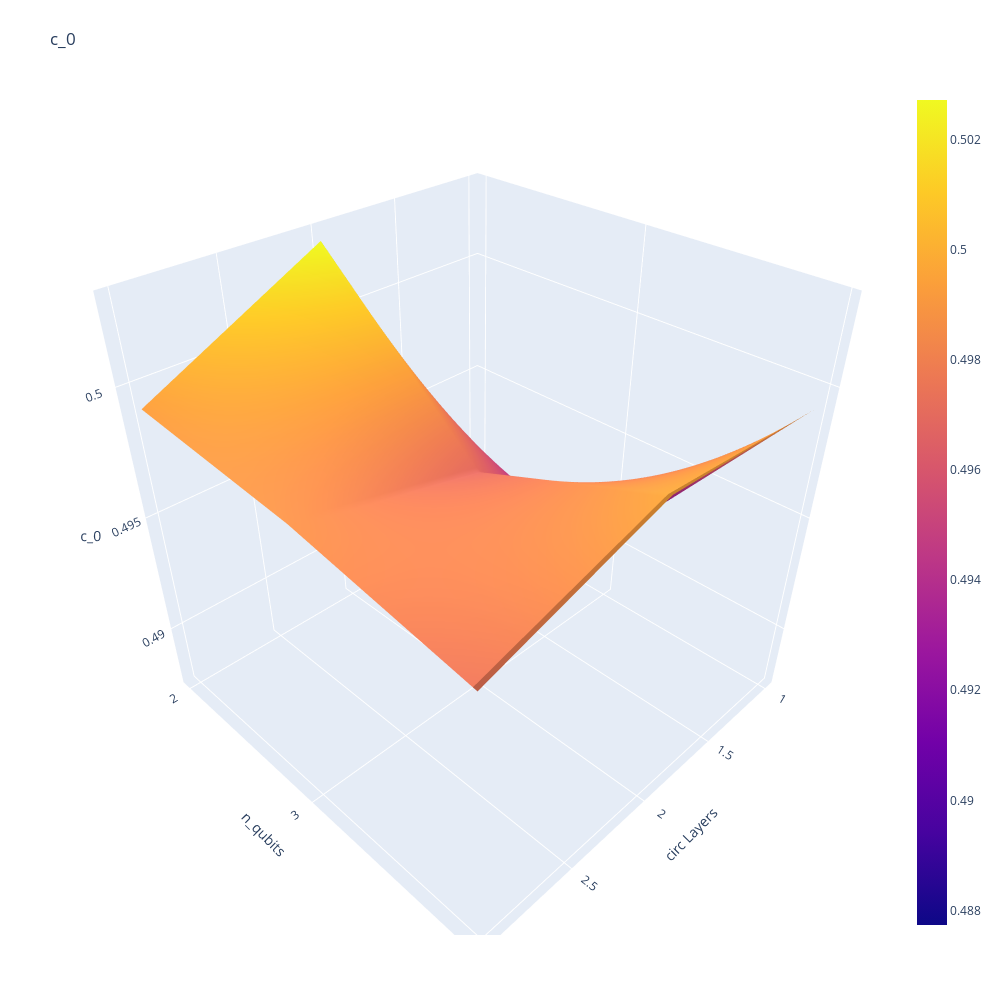

Source (notebook cell):
### Code cell
z = df.values
x = df.index.values  # circuit_layers
y = df.columns.values.astype(str)  # n_qubits, converted to strings to match your DataFrame



fig = go.Figure(data=[go.Surface(z=z, x=x, y=y)])

fig.update_layout(
    title=f"c_{freq}",  # Using f-string to dynamically set title
    autosize=False,
    width=1000,
    height=1000,
    margin=dict(l=65, r=50, b=65, t=90),
    scene=dict(
        xaxis_title="circ Layers",  # X-axis label
        yaxis_title="n_qubits",  # Y-axis label
        zaxis_title=f"c_{freq}"  # Z-axis label
    )
)

### Figure 1 — Plotly figure (JSON) as saved in the notebook; plotly's stock layout.template omitted (floating-point values rounded to 4 significant figures)
{"data": [{"type": "surface", "x": [1, 2, 3, 4], "y": ["2", "3", "4"], "z": [[0.4877, 0.5027, 0.4992], [0.4903, 0.4969, 0.4986], [0.4994, 0.4996, 0.4974], [0.5013, 0.5003, 0.4971]]}], "layout": {"autosize": false, "height": 1000, "margin": {"b": 65, "l": 65, "r": 50, "t": 90}, "scene": {"xaxis": {"title": {"text": "circ Layers"}}, "yaxis": {"title": {"text": "n_qubits"}}, "zaxis": {"title": {"text": "c_0"}}}, "title": {"text": "c_0"}, "width": 1000}}
